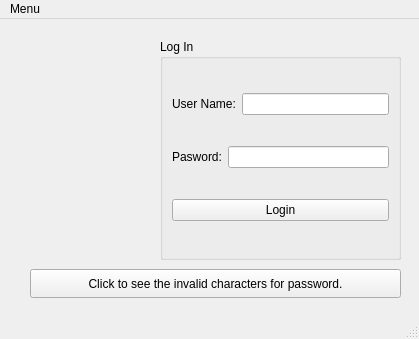
<?xml version="1.0" encoding="UTF-8"?>
<ui version="4.0">
 <class>MainWindow</class>
 <widget class="QMainWindow" name="MainWindow">
  <property name="geometry">
   <rect>
    <x>0</x>
    <y>0</y>
    <width>419</width>
    <height>339</height>
   </rect>
  </property>
  <property name="windowTitle">
   <string>MainWindow</string>
  </property>
  <widget class="QWidget" name="centralwidget">
   <widget class="QGroupBox" name="groupBox">
    <property name="geometry">
     <rect>
      <x>160</x>
      <y>20</y>
      <width>241</width>
      <height>221</height>
     </rect>
    </property>
    <property name="title">
     <string>Log In</string>
    </property>
    <layout class="QVBoxLayout" name="verticalLayout">
     <item>
      <layout class="QHBoxLayout" name="horizontalLayout_2">
       <item>
        <widget class="QLabel" name="label">
         <property name="text">
          <string>User Name:</string>
         </property>
        </widget>
       </item>
       <item>
        <widget class="QLineEdit" name="lineEdit_userName">
         <property name="dragEnabled">
          <bool>false</bool>
         </property>
        </widget>
       </item>
      </layout>
     </item>
     <item>
      <layout class="QHBoxLayout" name="horizontalLayout">
       <item>
        <widget class="QLabel" name="label_2">
         <property name="text">
          <string>Pasword:</string>
         </property>
        </widget>
       </item>
       <item>
        <widget class="QLineEdit" name="lineEdit_password">
         <property name="echoMode">
          <enum>QLineEdit::Password</enum>
         </property>
        </widget>
       </item>
      </layout>
     </item>
     <item>
      <widget class="QPushButton" name="pushButton_Login">
       <property name="text">
        <string>Login</string>
       </property>
      </widget>
     </item>
    </layout>
   </widget>
   <widget class="QLabel" name="label_pic">
    <property name="geometry">
     <rect>
      <x>22</x>
      <y>39</y>
      <width>111</width>
      <height>191</height>
     </rect>
    </property>
    <property name="text">
     <string/>
    </property>
   </widget>
   <widget class="QPushButton" name="pushButton_comboBox">
    <property name="geometry">
     <rect>
      <x>30</x>
      <y>250</y>
      <width>371</width>
      <height>29</height>
     </rect>
    </property>
    <property name="text">
     <string>Click to see the invalid characters for password.</string>
    </property>
   </widget>
  </widget>
  <widget class="QMenuBar" name="menubar">
   <property name="geometry">
    <rect>
     <x>0</x>
     <y>0</y>
     <width>419</width>
     <height>25</height>
    </rect>
   </property>
   <widget class="QMenu" name="menuMenubar">
    <property name="title">
     <string>Menu</string>
    </property>
    <addaction name="action_close"/>
   </widget>
   <addaction name="menuMenubar"/>
  </widget>
  <widget class="QStatusBar" name="statusbar"/>
  <action name="action_close">
   <property name="icon">
    <iconset resource="resource.qrc">
     <normaloff>:/images/images/close_icon.png</normaloff>:/images/images/close_icon.png</iconset>
   </property>
   <property name="text">
    <string>Close</string>
   </property>
  </action>
  <action name="action_exit">
   <property name="icon">
    <iconset resource="resource.qrc">
     <normaloff>:/images/images/exit_icon.png</normaloff>:/images/images/exit_icon.png</iconset>
   </property>
   <property name="text">
    <string>Exit</string>
   </property>
  </action>
 </widget>
 <resources>
  <include location="resource.qrc"/>
 </resources>
 <connections/>
</ui>
